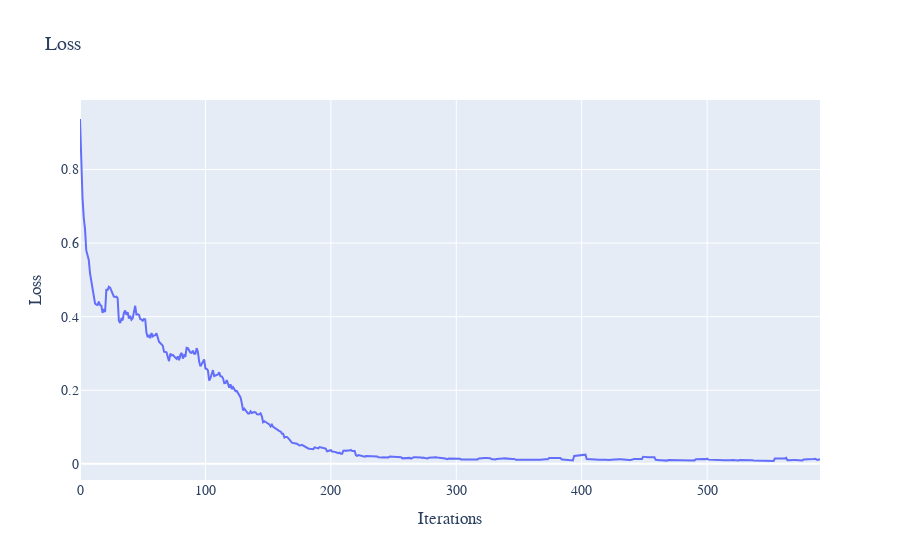

This figure's notebook cell:
### Code cell
eq = BSB()
solver = FBSDESolver(model, eq)
loss = np.array(list(solver.train(600)))
plot_losses(loss)

### Figure 1 — Plotly figure (JSON) as saved in the notebook; plotly's stock layout.template omitted (floating-point values rounded to 4 significant figures; data arrays with more than 128 entries replaced by an {"elided": "..."} marker saying what was removed)
{"data": [{"mode": "lines", "name": "Error at x=0.1", "type": "scatter", "x": {"elided": "591 int values"}, "xaxis": "x", "y": {"elided": "591 float values"}, "yaxis": "y"}], "layout": {"font": {"family": "Courier New, monospace", "size": 14}, "title": {"text": "Loss"}, "xaxis": {"anchor": "y", "domain": [0, 1], "title": {"text": "Iterations"}}, "yaxis": {"anchor": "x", "domain": [0, 1], "title": {"text": "Loss"}}}}
